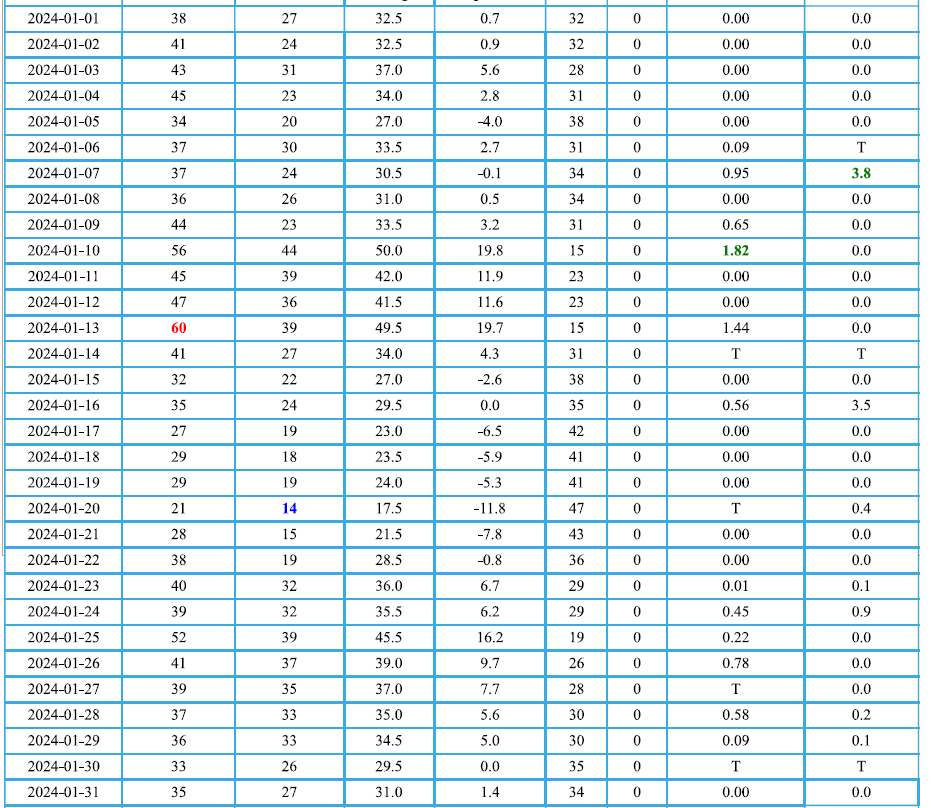
%> input picture MATLAB/DeepBrainCorp/imageToTableAP/images/Boston_January2024.png, 931 x 808 px
$ octave script_test_tablesNUMS_histograms.m   (GNU Octave 9; MATLAB toolbox functions it lacks are replaced by stand-ins)
%> lines starting %> are read from the running program, lines starting %| are printed output that depends on the picture; in (x1, y1, x2, y2) boxes, pixels count from 0 and x2, y2 are one past the last pixel; in counts of white or black regions, pixels touching at a corner belong together; the program's own positions count from 1
%script_test_tablesNUMS_histograms

imageFolder = 'D:\MYSOFTWAREBASE\MATLAB\DeepBrainCorp\imageToTableAP\images\';

tableIM = imread([imageFolder '\Boston_January2024.png']);
%> tableIM is the input picture: size 808x931x3 uint8; mean R, G, B 225.6, 238.7, 245.4

tableIM = tableIM(:,:,1);
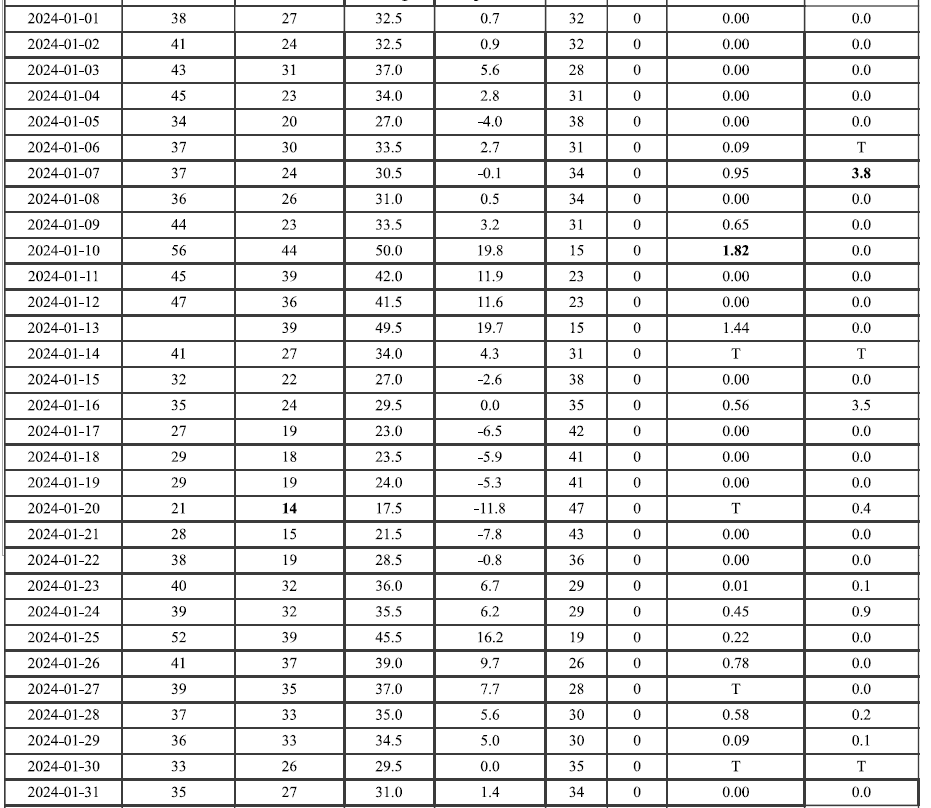
%> tableIM: size 808x931 uint8; min 0, max 255, mean 225.6

%images are to be in black and white
histVals = histogram(cast(tableIM,'double'),20); %taking black and whites
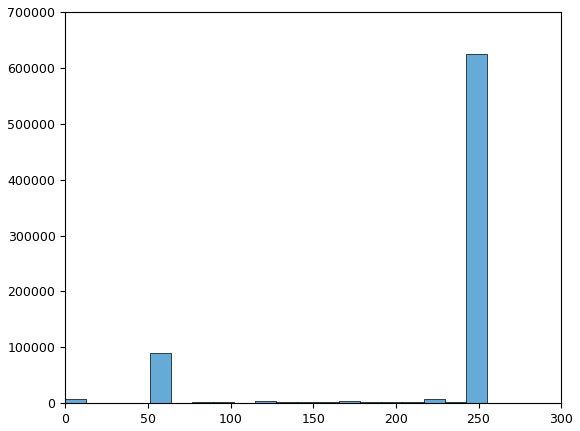
%> figure redrawn from the program's plot data; tallest bar 624802 high, from x = 242.2 to 255
logical=(tableIM>100);
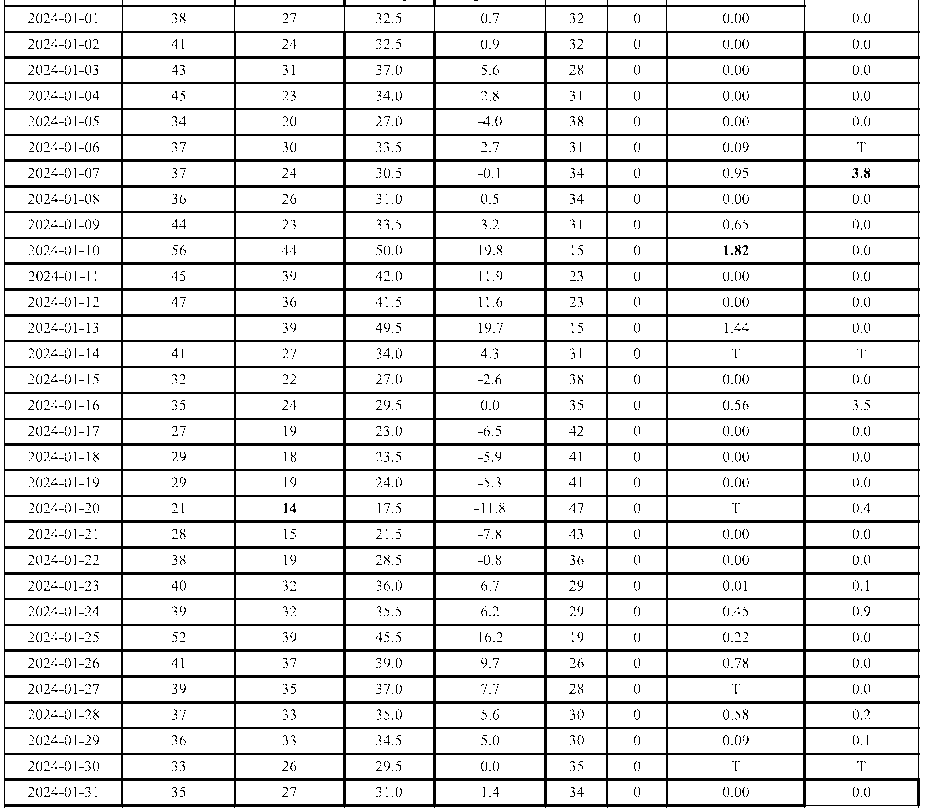
%> logical: size 808x931 logical; 86.6% white; 2048 black regions (1990 under 20 px), largest, box (x1, y1, x2, y2) and area: (4, 0, 920, 808) 87663, (864, 168, 870, 178) 36, (735, 245, 741, 255) 35
numbinario = (not(logical))*256 + logical*0;
imagesc(numbinario); axis equal;
%> after `axis equal`:
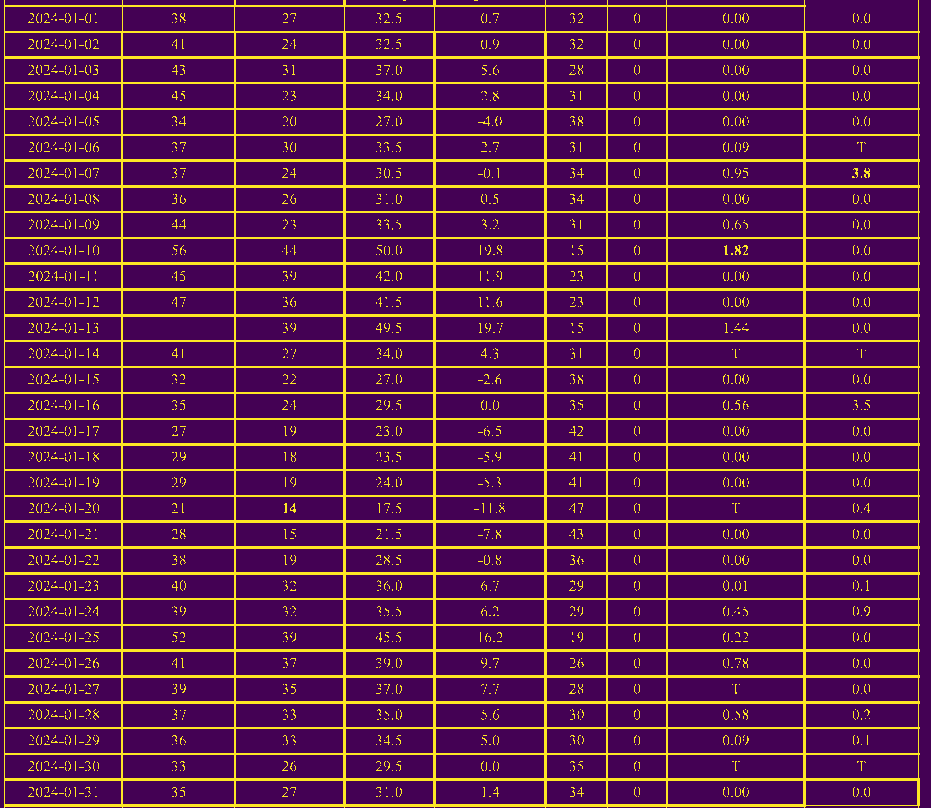
%> displayed picture: size 808x931x3, on the screen's scale of 0 to 255; mean R, G, B 92.8, 31.8, 77.7

finding_x = sum(numbinario,1);  %to find vertical lines
%> finding_x = 931 values, max 206848 at index 5, min 0 at index 1, mean 27691.4
finding_y = sum(numbinario,2);  %to find horizontal lines
%> finding_y = 808 values, max 234496 at index 32, min 2560 at index 8, mean 31906.9

vertLineTH = max(finding_x)*0.8;
%> vertLineTH = 165478.4
horLineTH  = max(finding_y)*0.8;
%> horLineTH = 187596.8

x_lines = finding_x>vertLineTH;
%> x_lines = 931 logical values, 22 true
y_lines = finding_y>horLineTH;
%> y_lines = 808 logical values, 79 true


figure;
subplot(1,3,1)
imagesc(numbinario); axis equal;
subplot(1,3,2),
plot(y_lines,1:1:size(tableIM,1));
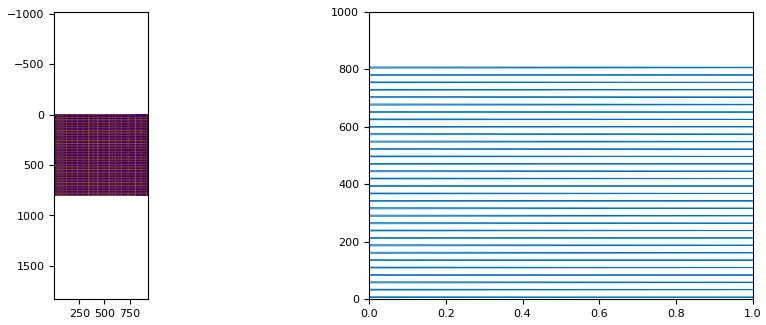
%> figure redrawn from the program's plot data, 2 panels


figure;
subplot(2,1,1)
imagesc(numbinario); axis equal;
subplot(2,1,2),
plot(1:1:size(tableIM,2),x_lines);
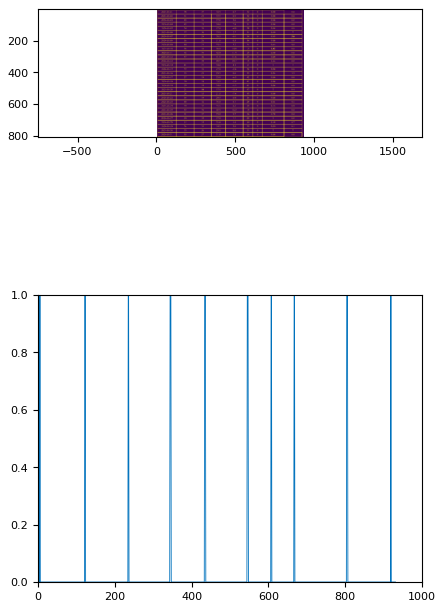
%> figure redrawn from the program's plot data, 2 panels

$ run again, with MATLAB/DeepBrainCorp/imageToTableAP/images/boeing_april_2024.png copied over MATLAB/DeepBrainCorp/imageToTableAP/images/Boston_January2024.png
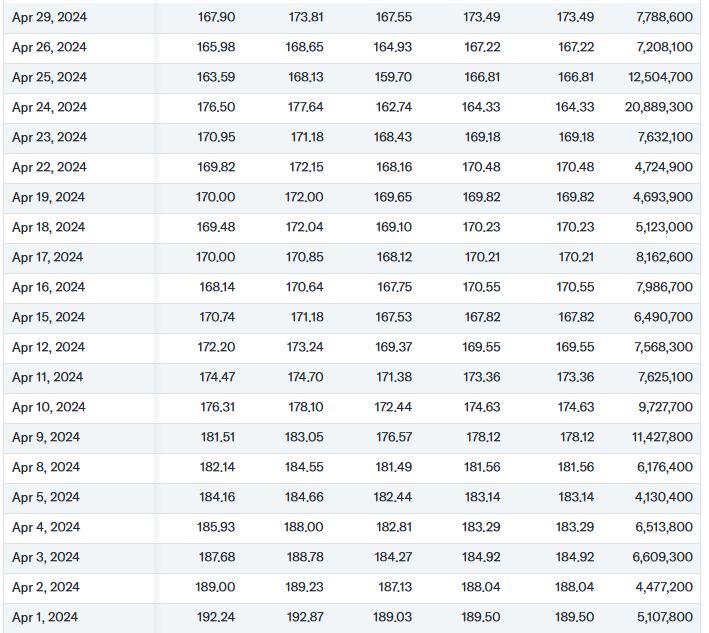
%> input picture MATLAB/DeepBrainCorp/imageToTableAP/images/boeing_april_2024.png, 709 x 633 px
%> tableIM is the input picture: size 633x709x3 uint8; mean R, G, B 236.8, 238.7, 240.1
%> tableIM: size 633x709 uint8
%> logical: size 633x709 logical; 96.5% white; black in thin lines or dots
%> numbinario: size 633x709 double; values 0 (black) and 256 (white), 3.5% white in thin lines or dots
%> `axis equal`:
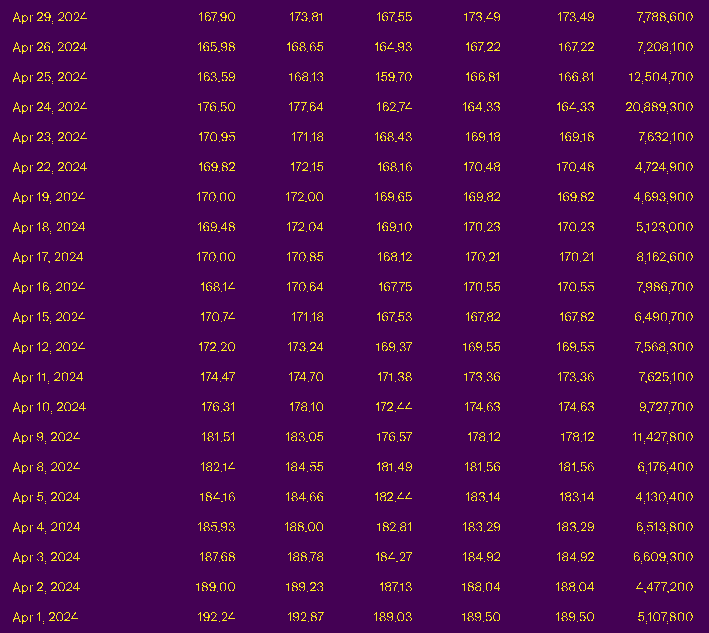
%> displayed picture: size 633x709x3, on the screen's scale of 0 to 255; mean R, G, B 74.5, 9.1, 82.4
%> finding_x = 709 values, max 48384 at index 23, min 0 at index 1, mean 5685.1
%> finding_y = 633 values, max 31232 at index 283, min 0 at index 1, mean 6367.6
%> vertLineTH = 38707.2
%> horLineTH = 24985.6
%> x_lines = 709 logical values, 1 true
%> y_lines = 633 logical values, 32 true
%> `plot(1:1:size(tableIM,2),x_lines);`:
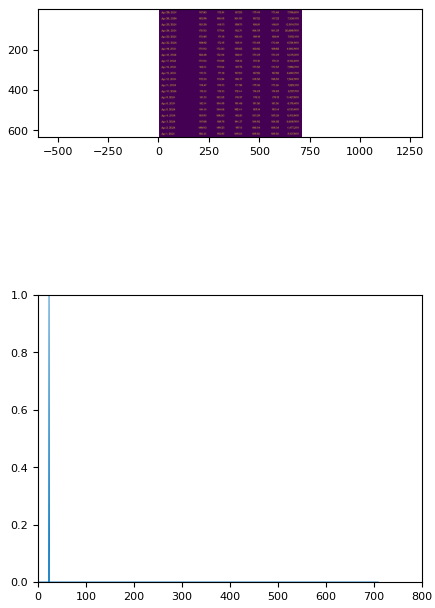
%> figure redrawn from the program's plot data, 2 panels
